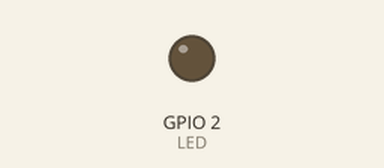
This sketch was run on a simulated ESP32. Shown: output pins drawn as LEDs (lit = HIGH). What the sketch prints to the serial monitor is not drawn.

Above: at 0.2 s.
At 18.8 s:
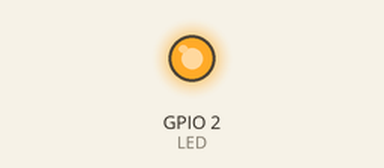
Timing chart, 0 to 23.8 s (numbered marks = the images above):
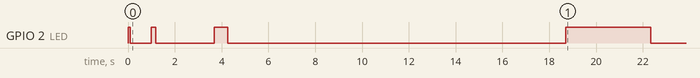

Measured:
- by itself, GPIO 2 (LED): LOW → HIGH at 0.00 s, → LOW 0.10 s later, → HIGH 0.90 s later, → LOW 0.17 s later, … (8 changes in this stretch)

The sketch:

blink_led_timer.ino
```cpp
/*
 * Простой "Blink LED" для ESP32 DOIT DEVKIT v1 с использованием таймера
 */

#define LED LED_BUILTIN // голубой светодиод на плате подключен к GPIO2 и GND
                        // красный светодиод горит при включении питания

#define BAUDRATE 115200 // скорость UART бит/с

#define SYSTEM_CLOCK_HZ 80000000 // тактовая частота (80 МГц)
#define TIMER_DEVIDER 80 // пределитель таймера
#define TIMER_FREQ_HZ 1000 // частота прерываний таймера [Гц]

#define LED_ON  100 // время включения светодиода в тиках таймера
#define LED_OFF 900 // время выключения светодиода в тиках таймера

// the hardware timer pointer
hw_timer_t * timer = (hw_timer_t *) NULL;

// we use it to ensure that the ISR and the loop
// do not try to access the interruptCounter variable
// at the same time
portMUX_TYPE timer_mux = portMUX_INITIALIZER_UNLOCKED;

volatile uint32_t timer_ticks = 0; // счетчик прерываний от таймера
volatile uint8_t timer_irq = 0; // флаг прерывания от таймера

// timer ISR (обработчик прерывания от таймера)
void IRAM_ATTR on_timer() {
  portENTER_CRITICAL_ISR(&timer_mux);
  timer_irq = 1;
  timer_ticks++;
  portEXIT_CRITICAL_ISR(&timer_mux);
}

uint8_t  led = LOW;   // состояние светодиода
uint32_t led_cnt = 0; // счетчик в тиках таймера состояния светодиода

void setup() {
   // set LED pin mode to output
  pinMode(LED, OUTPUT);
  digitalWrite(LED, led = LOW);

  // setup timer #0
  timer = timerBegin(0, TIMER_DEVIDER, true);
  timerAttachInterrupt(timer, &on_timer, true);
  timerAlarmWrite(timer, SYSTEM_CLOCK_HZ / TIMER_DEVIDER / TIMER_FREQ_HZ, true);
  timerAlarmEnable(timer);

  // print "Hello ESP32" to UART
  Serial.begin(BAUDRATE);
  Serial.println("\r\nHello ESP32!");
  Serial.printf("Timer frequency = %i Hz\r\n", TIMER_FREQ_HZ);
  Serial.flush();
}

// функция вызываемая с частотой прерывания от таймера из контекста главного цикла
void timer_callback()
{
  if (led_cnt == 0)
  {
    if (led == LOW)
    {
      led = HIGH;
      led_cnt = LED_ON;
    }
    else // led == HIGH
    {
      led = LOW;
      led_cnt = LED_OFF;
    }
    digitalWrite(LED, led);
  }
  else
    led_cnt--;
}

// функция вызываемая из контектса главного цикла с периодом 1 сек
void on_second()
{
  Serial.printf("timer_ticks = %u\r\n", timer_ticks);
  Serial.flush();
}

void loop() {
  // имитировать обработчик от таймера
  uint32_t t0 = 0, t1;
  if (timer_irq) {
    timer_irq = 0;
    timer_callback();
  }

  for (t1 = timer_ticks; t1 - t0 >= TIMER_FREQ_HZ; t0 += TIMER_FREQ_HZ) {
    on_second();
  }

  // TODO: тут хорошо бы перевести SoC в легкий сон до следующего прерывания таймера
}
```
